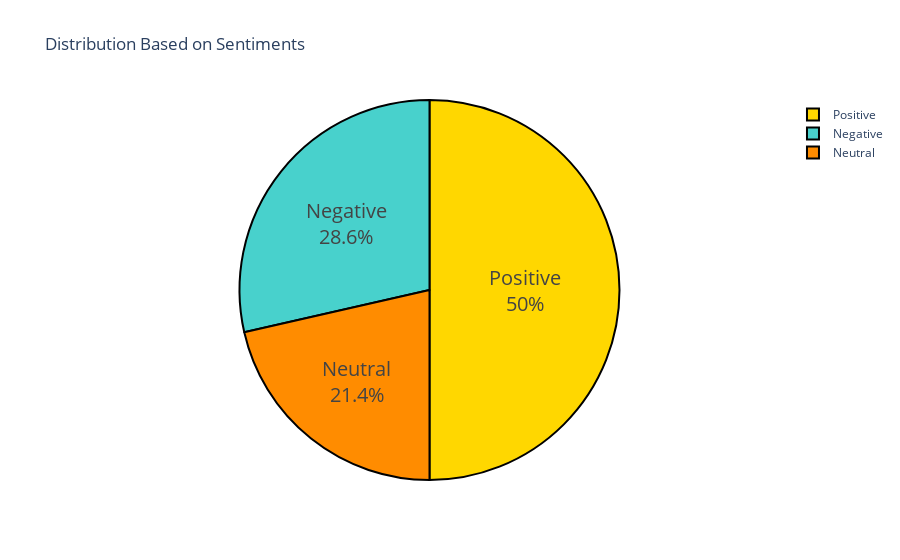

Write notebook code for a chart like this one.
### Code cell
import plotly.express as px


colors = ['gold', 'mediumturquoise', 'darkorange']
fig = px.pie(values=df['Value'].value_counts().values, names=df['Sentiment'].unique(),
             color_discrete_sequence=px.colors.sequential.RdBu,
             title = 'Distribution Based on Sentiments')
fig.update_traces(textposition='inside', textinfo='percent+label', textfont_size=20,
                  marker=dict(colors=colors, line=dict(color='#000000', width=2)))
fig.show()

### Figure 1 — Plotly figure (JSON) as saved in the notebook; plotly's stock layout.template omitted (floating-point values rounded to 4 significant figures)
{"data": [{"domain": {"x": [0, 1], "y": [0, 1]}, "hovertemplate": "label=%{label}<br>value=%{value}<extra></extra>", "labels": ["Positive", "Negative", "Neutral"], "legendgroup": "", "marker": {"colors": ["gold", "mediumturquoise", "darkorange"], "line": {"color": "#000000", "width": 2}}, "name": "", "showlegend": true, "textfont": {"size": 20}, "textinfo": "percent+label", "textposition": "inside", "type": "pie", "values": [7, 4, 3]}], "layout": {"legend": {"tracegroupgap": 0}, "piecolorway": ["rgb(103,0,31)", "rgb(178,24,43)", "rgb(214,96,77)", "rgb(244,165,130)", "rgb(253,219,199)", "rgb(247,247,247)", "rgb(209,229,240)", "rgb(146,197,222)", "rgb(67,147,195)", "rgb(33,102,172)", "rgb(5,48,97)"], "title": {"text": "Distribution Based on Sentiments"}}}
